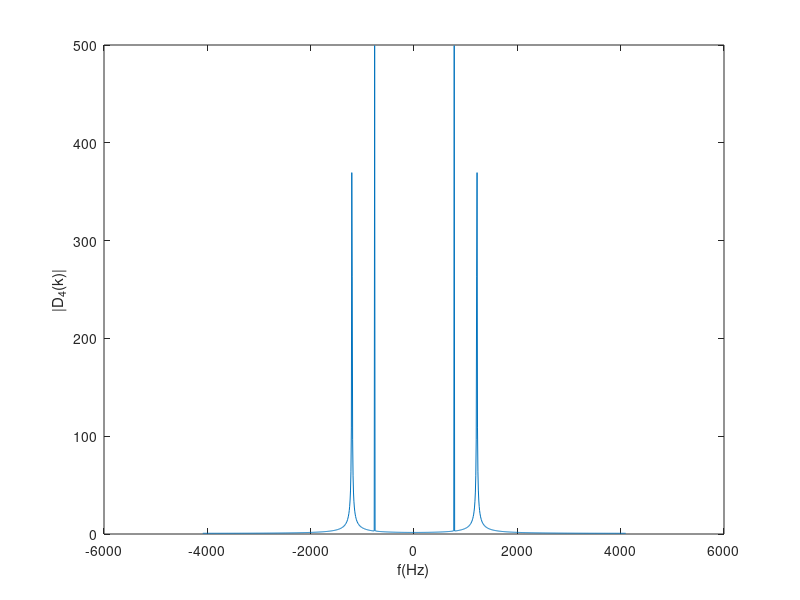
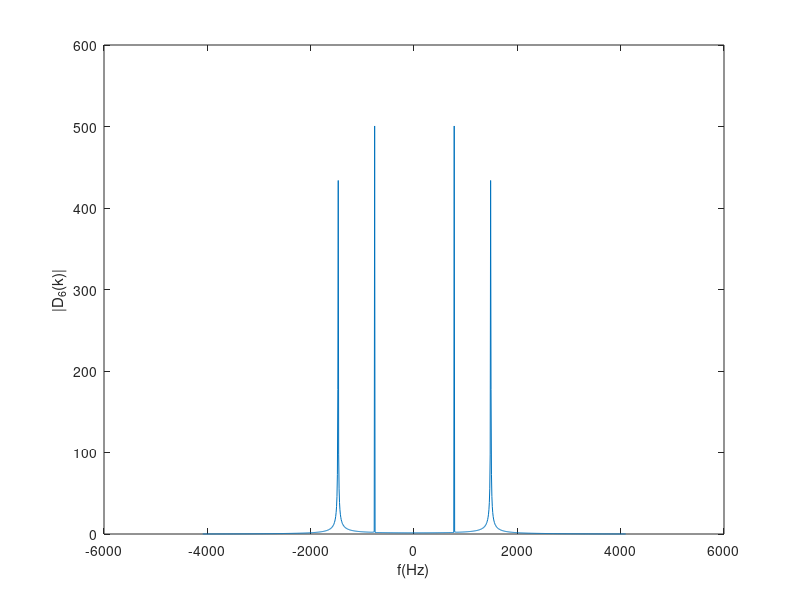

These figures' MATLAB source, in order: (Note: this script raises an error after producing the figures.)
% ***** Part 1 *****
%% 1.1
fs = 8192;
n = 1:1000;
N=1000;
d = zeros(10,1000);
d(1,:) =  sin(0.5346*n) + sin(0.9273*n); %1
d(2,:) =  sin(0.5346*n) + sin(1.0247*n); %2
d(3,:) =  sin(0.5346*n) + sin(1.1328*n); %3
d(4,:) =  sin(0.5906*n) + sin(0.9273*n); %4
d(5,:) =  sin(0.5906*n) + sin(1.0247*n); %5
d(6,:) =  sin(0.5906*n) + sin(1.1328*n); %6
d(7,:) =  sin(0.6535*n) + sin(0.9273*n); %7
d(8,:) =  sin(0.6535*n) + sin(1.0247*n); %8
d(9,:) =  sin(0.6535*n) + sin(1.1328*n); %9
d(10,:) = sin(0.7217*n) + sin(1.0247*n); %0

% % Plot the 10 touch-tones
% for i=1:10
%     figure;
%     plot(n,d(i,:));
%     xlabel('n')
%     if i==10
%         ylabel('d_0[n]');
%     else
%         ylabel(sprintf('d_%d[n]',i));
%     end
% end

%% 1.2
k = -499:500;
f = k*fs/N;
D4 = fft(d(4,:));
D4 = fftshift(D4);
figure;
plot(f,abs(D4));
xlabel('f(Hz)');
ylabel('|D_4(k)|');
D6 = fft(d(6,:));
D6 = fftshift(D6);
figure;
plot(f,abs(D6));
xlabel('f(Hz)');
ylabel('|D_6(k)|');

%% 1.3
% AM: 03114854 + 03114939 = 06229793
tone = zeros(1,8700);
[start, stop] = tone_limits(N,8);
tone(start(1):stop(1)) = d(10,:);
tone(start(2):stop(2)) = d(6,:);
tone(start(3):stop(3)) = d(2,:);
tone(start(4):stop(4)) = d(2,:);
tone(start(5):stop(5)) = d(9,:);
tone(start(6):stop(6)) = d(7,:);
tone(start(7):stop(7)) = d(9,:);
tone(start(8):stop(8)) = d(3,:);
figure;
plot([1:8700],tone);
xlabel('n');
ylabel('tone[n]');

audiowrite('tone_sequence.wav',tone,fs);

%% 1.4-1.5
square_window = ones(1,N);
k = zeros(8,4);
hamming_window = hamming(N)';
for i= 1:8
    signal = tone(start(i):stop(i)).*square_window;
    signal_sq = fft(signal);
    signal_sq = fftshift(signal_sq);
    signal = tone(start(i):stop(i)).*hamming_window;
    signal_ham = fft(signal);
    signal_ham = fftshift(signal_ham);
    k(i,:) = find(abs(signal_ham) > 210);
end
k = k - 500;
frequency = k(:,3:4)*fs/N;
touch_tone_freq = 2*pi*frequency/fs;
list = [k(:,3) touch_tone_freq(:,1) k(:,4) touch_tone_freq(:,2)];
display('List of k and touch-tones with hamming windows:');
display('     k      touch-tone    k     touch-tone');
disp(list);

%% 1.6
vector = ttdecode(tone,fs);
display('Touch-tones from our register numbers:');
disp(vector);

%% 1.7
load('my_touchtones.mat');
signal1 = easySig;
signal2 = hardSig;
vector1 = ttdecode(signal1,fs);
display('Touch-tones from easySig tone sequence:');
disp(vector1);
vector2 = ttdecode(signal2,fs);
display('Touch-tones from hardSig tone sequence:');
disp(vector2);